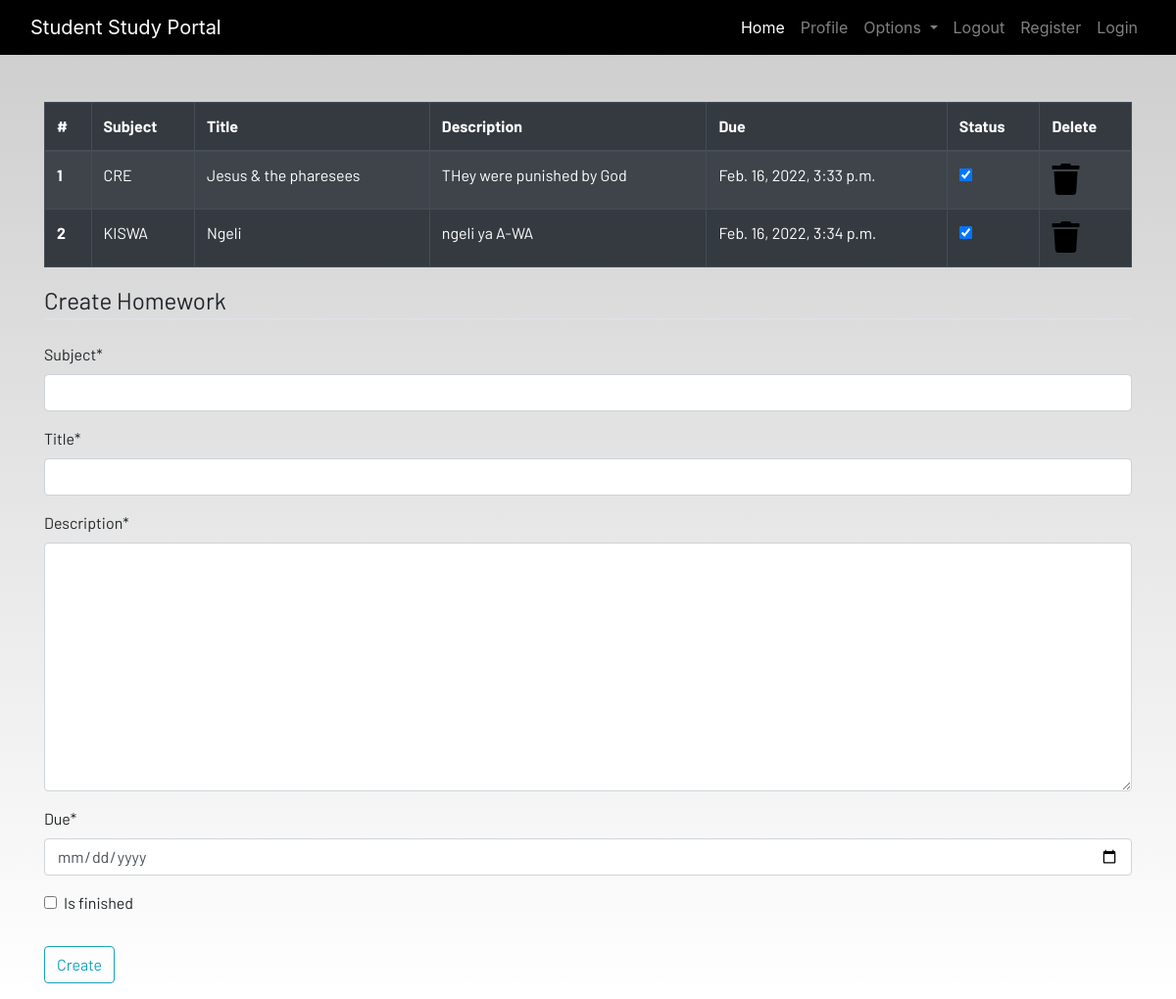
/homework/ (signed in), run on an earlier commit of the app's database.
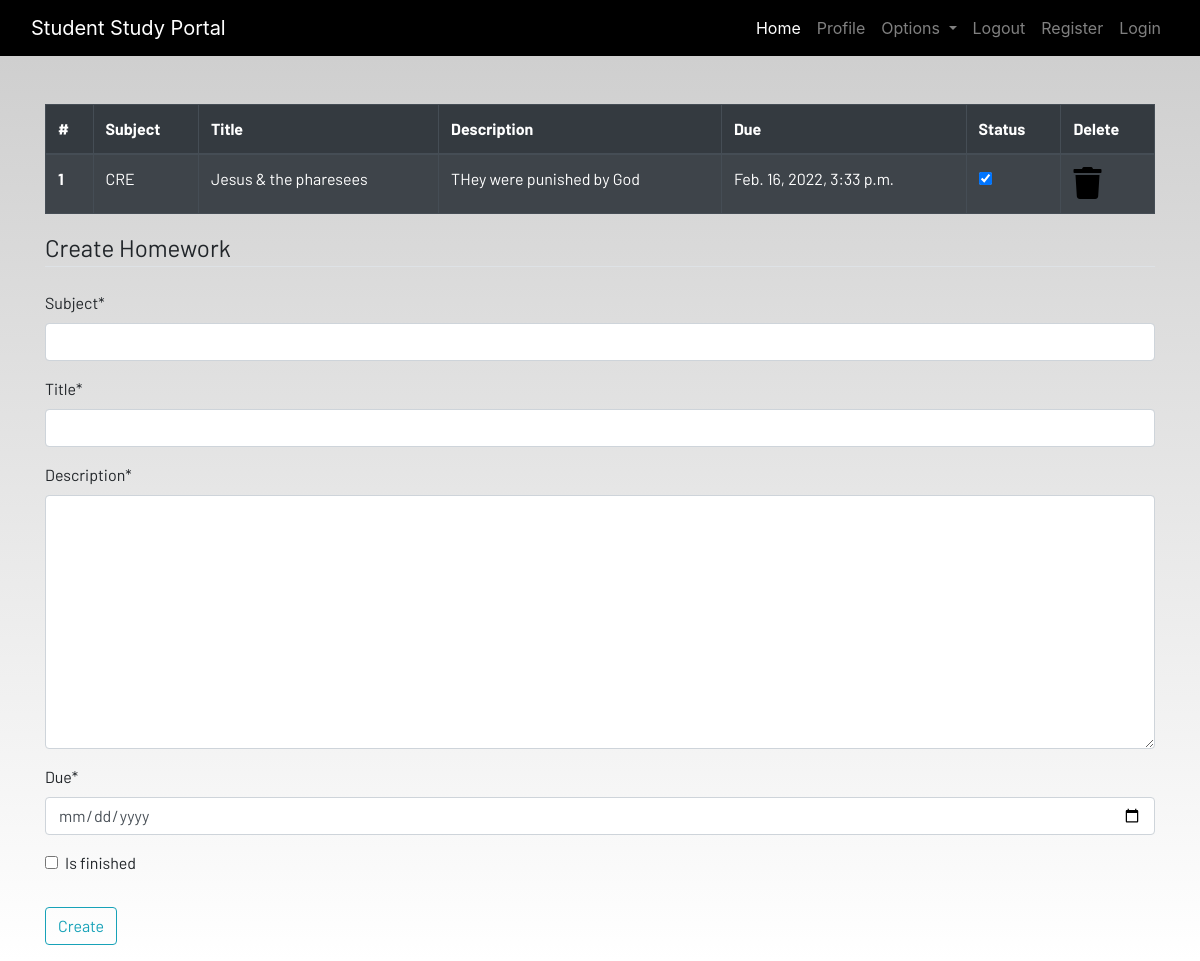
And on a later commit of the database.
### portal/models.py (models this page shows, shortened)
class Homework(models.Model):
    user = models.ForeignKey(User,on_delete=models.CASCADE)
    subject = models.CharField(max_length=50)
    title = models.CharField(max_length=100)
    description = models.TextField()
    due=models.DateTimeField()
    is_finished=models.BooleanField(default=False)

### portal/views.py (the view)
# urls.py: path('homework/',views.homework,name="homework"),
def homework(request):
    if request.method == 'POST':
        form = HomeworkForm(request.POST)
        if form.is_valid():
            try:
                finished = request.POST['is_finished']
                if finished == 'on':
                    finished = True
                else :
                    finished = False
            except :
                finished = False
            homeworks = Homework(
                user = request.user,
                subject = request.POST['subject'],
                title = request.POST['title'],
                description = request.POST['description'],
                due = request.POST['due'],
                is_finished = finished
            )
            homeworks.save()
            messages.success(request,f'Homework added from {request.user.username}!!')
    else:
        form = HomeworkForm()
    homework = Homework.objects.filter(user=request.user)
    if len(homework)==0:
        homework_done=True
    else:
        homework_done = False
    context = {'homeworks':homework,'homeworks_done':homework_done,'form':form}
    return render(request,'portal/homework.html',context)

### portal/forms.py
class HomeworkForm(forms.ModelForm):
    class Meta:
        model = Homework
        widgets = {'due':DateInput()}
        fields = ['subject','title','description','due','is_finished']

### portal/templates/portal/homework.html
{% extends 'portal/base.html' %}
{% load static %}
{% load crispy_forms_tags%}
{% block content %}
<div class="container">
    {% if not homework_done%}
    <table class="table table-striped table-bordered table-hover table-dark">
        <thead>
            <tr>
                <th scope="col">#</th>
                <th scope="col">Subject</th>
                <th scope="col">Title</th>
                <th scope="col">Description</th>
                <th scope="col">Due</th>
                <th scope="col">Status</th>
                <th scope="col">Delete</th>
            </tr>
        </thead>
        <tbody>
            {% for homework in homeworks%}
            <tr>
                <th scope="row">{{forloop.counter}}</th>
                <td>{{homework.subject}}</td>
                <td>{{homework.title}}</td>
                <td>{{homework.description}}</td>
                <td>{{homework.due}}</td>
                <td>
                    <a href={% url 'update_homework' homework.id  %}>
                        <div class="form-check">
                            {% if homework.is_finished == True%}
                            <input class="form-check-input" type="checkbox" value="" checked >
                            {% else %}
                            <input class="form-check-input" type="checkbox" value="">
                            <label class="form-check-label text-light" for="flexCheckDefault">
                                Mark as Completed
                            </label>
                            {% endif %}
                        </div>
                    </a>
                </td>
                <td><a href={% url 'delete_homework' homework.id %}><i class="fa fa-trash fa-2x"></i></a></td>
            </tr>
            {% endfor %}
        </tbody>
    </table>
    {% else %}
    <h4>All homeworks are completed!! Create to have more!!</h4>
    {% endif%}
</div>
<div class=" container">
    <form method="POST">{% csrf_token %}
        <fieldset class="form-group">
            <legend class="border-bottom mb-4">Create Homework</legend>
            {{form|crispy}}
        </fieldset>
        <div class="form-group">
            <button href="" class="btn btn-outline-info" type="submit">
                Create
            </button>
        </div>
    </form>
</div>
{% endblock content %}

### portal/templates/portal/base.html (shortened to what this page needs)
<!DOCTYPE html>
{% load static %}
<html lang="en">
<head>
  <link rel="stylesheet" href="https://stackpath.bootstrapcdn.com/bootstrap/4.3.1/css/bootstrap.min.css"
 />
  <link rel="stylesheet" href="https://use.fontawesome.com/releases/v5.7.2/css/all.css"
 />
  <link rel="stylesheet" href="{% static 'css/main.css' %}" />
</head>
<body>
  <header>
    <nav class="navbar navbar-expand-lg navbar-dark bg-dark">
      <div class="container-fluid">
        <a class="navbar-brand" href="#">Student Study Portal</a>
        <div class="collapse navbar-collapse justify-content-end" id="navbarSupportedContent">
          <ul class="navbar-nav mb-2 mb-lg-0">
            <li class="nav-item">
              <a class="nav-link active" aria-current="page" href="#">Home</a>
            </li>
            <li class="nav-item">
              <a class="nav-link" href="#">Profile</a>
            </li>
            <li class="nav-item dropdown">
              <a class="nav-link dropdown-toggle" href="#" id="navbarDropdown" role="button" data-toggle="dropdown"
                aria-haspopup="true" aria-expanded="false">
                Options
              </a>
            </li>
            <li class="nav-item">
              <a class="nav-link" href="#">Logout</a>
            </li>
            <li class="nav-item">
              <a class="nav-link" href="#">Register</a>
            </li>
            <li class="nav-item">
              <a class="nav-link" href="#">Login</a>
            </li>
          </ul>
        </div>
      </div>
    </nav>
  </header>
  <br /><br />
  <main>
    {% block content %}
    {% endblock content %}
  </main>
</body>
</html>

### static/css/main.css (style rules this page uses)
html { scroll-behavior: smooth; height: 100%; width: 100%; }
main { font-family: Barlow, Quicksand, Rubik, sans-serif, serif, 'Times New Roman', Times, serif !important; }
.navbar { background-color: rgb(0, 0, 0) !important; }
a { text-decoration: none !important; color: black; }
html, body { max-width: 100%; overflow-x: hidden; height: 100%; width: 100%; }
body { background: linear-gradient(rgba(0, 0, 0, 0.2), rgba(255, 255, 255, 0.5)); overflow-x: hidden; background-repeat: no-repeat; }
.fa { color: black; }

What changed in the data, as far as the page shows it:
removed Homework: subject "KISWA", title "Ngeli", description "ngeli ya A-WA", due "Feb. 16, 2022, 3:34 p.m."
